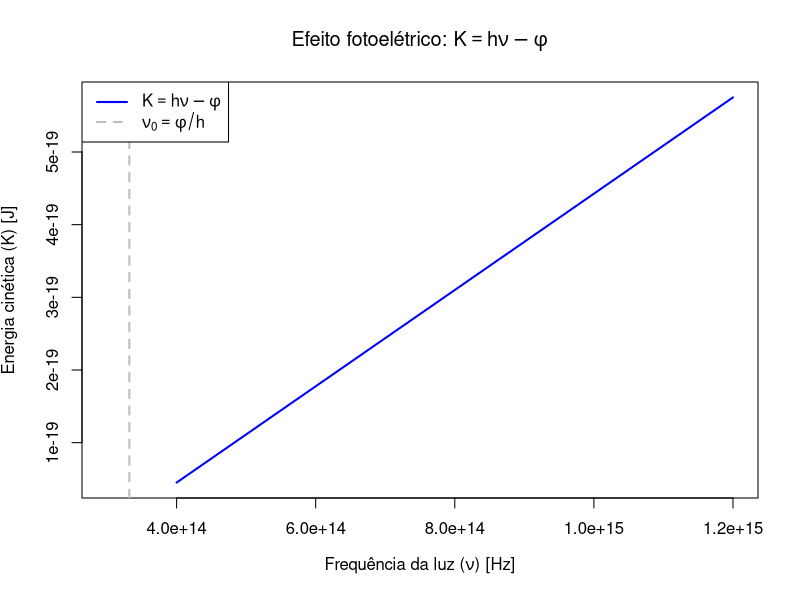

Write R code to recreate this figure.
## ---- chunk 1
# Código R:

# Gráfico do efeito fotoelétrico: K = hν − φ

# Constantes
h <- 6.626e-34  # constante de Planck (J·s)
phi <- 2.2e-19  # função trabalho (J)

# Frequências (Hz)
nu <- seq(4e14, 1.2e15, length.out = 100)

# Energia cinética (J)
K <- h * nu - phi
K[K < 0] <- 0  # energia negativa não faz sentido físico

# Frequência de corte
nu_0 <- phi / h  # ≈ 3.32e14 Hz

# Plot
plot(nu, K,
     type = "l", col = "blue", lwd = 2,
     xlab = expression("Frequência da luz ("*nu*") [Hz]"),
     ylab = expression("Energia cinética ("*K*") [J]"),
     main = expression("Efeito fotoelétrico: "*K == h * nu - phi),
     xlim = c(3e14, 1.2e15)
)

# Linha da frequência de corte
abline(v = nu_0, lty = 2, col = "gray", lwd = 2)

# Destaque visual do ponto de corte
points(nu_0, 0, pch = 19, col = "red")
text(nu_0, 0, labels = expression(nu[0]), pos = 4, col = "red", cex = 0.9)

# Legenda
legend("topleft",
       legend = c(expression(K == h * nu - phi), expression(nu[0] == phi / h)),
       col = c("blue", "gray"), lwd = 2, lty = c(1, 2))
